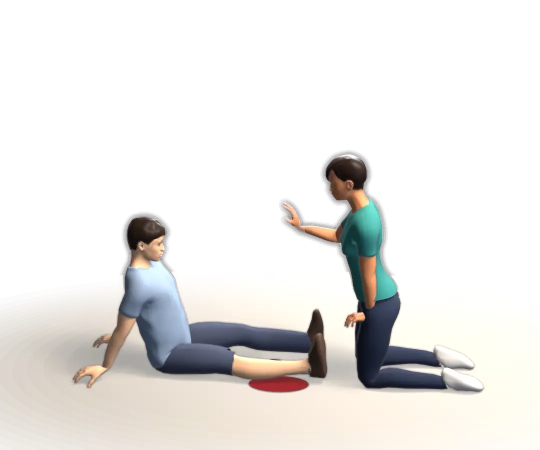
#> input picture Resources/Illustrations/bleeding/bleeding-adult-0.webp, 1080 x 900 px (shown at 1/2 size)
$ python -i pack.py   (imports and definitions only)
#> lines starting #> are read from the running program, lines starting #| are printed output that depends on the picture; after the words box and inside, x2 and y2 are one past the last pixel; in counts of white or black regions, pixels touching at a corner belong together
#> further down, picture is the input picture: PIL image 1080x900 RGBA; mean R, G, B, A 83.2, 81.2, 78, 85.5
"""build/art3d/<scene>/<style>/*.png → Resources/Illustrations/<scene>/<scene>-*.webp, plus the overlay anchor points
measured in the renders (Sources/Illustrations/Art/SceneMarks.swift). Incremental: pictures not rendered this time stay.

  venv/bin/python scripts/art3d/pack.py [style] [quality]
"""

import json
import re
import sys
from pathlib import Path

from PIL import Image, ImageChops, ImageFilter

ROOT = Path(__file__).resolve().parents[2]
STYLE = sys.argv[1] if len(sys.argv) > 1 else "ink"
QUALITY = int(sys.argv[2]) if len(sys.argv) > 2 else 74
SRC = ROOT / "build" / "art3d"
OUT = ROOT / "Resources" / "Illustrations"
SWIFT = ROOT / "Sources" / "Illustrations" / "Art" / "SceneMarks.swift"


def quiet(im):
    """smooth the grain in the fading floor's alpha (it compresses badly); figure edges stay crisp"""
    a = im.getchannel("A")
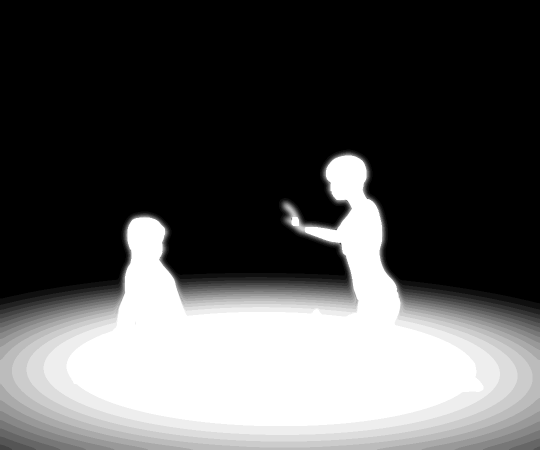
#> a: PIL image 1080x900 L (shown at 1/2 size); min 0, max 255, mean 85.5
    soft = a.filter(ImageFilter.GaussianBlur(5))
    # only where the neighbourhood is floor (no solid figure near): blurred alpha well below opaque
    mask = soft.point(lambda v: 255 if v < 225 else 0).filter(ImageFilter.MinFilter(9))
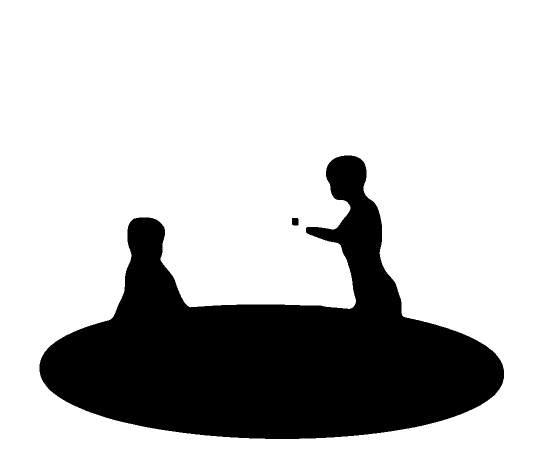
#> mask: PIL image 1080x900 L (shown at 1/2 size); 75.2% white; 2 black regions, box (x1, y1, x2, y2) and area: (79, 311, 1008, 878) 240823, (584, 436, 597, 451) 188
    im.putalpha(ImageChops.composite(soft, a, mask))
    return im


def packed_marks():
    marks = {}
    if SWIFT.exists():
        for key, body in re.findall(r'^\s*"([^"]+)": \[(.*)\],$', SWIFT.read_text(), re.M):
            marks[key] = {k: [float(x), float(y)] for k, x, y in re.findall(r'"(\w+)": CGPoint\(x: ([-\d.]+), y: ([-\d.]+)\)', body)}
    return marks


def main():
    marks, total = packed_marks(), 0
    for scene in sorted(p.parent.name for p in SRC.glob(f"*/{STYLE}")):
        dst_dir = OUT / scene
        dst_dir.mkdir(parents=True, exist_ok=True)
        size = 0
        for png in sorted((SRC / scene / STYLE).glob("*.png")):
            if png.stem.endswith("-close"):
                continue
            key = f"{scene}-{png.stem}"
            dst = dst_dir / f"{key}.webp"
            quiet(Image.open(png).convert("RGBA")).save(dst, "WEBP", quality=QUALITY, method=6, alpha_quality=70)
            size += dst.stat().st_size
            js = png.with_suffix(".json")
            if js.exists():
                marks[key] = json.loads(js.read_text())
        total += size
        print(f"{scene}: {size // 1024} KB")
    print(f"total {total / 1024:.0f} KB")
    lines = ["import CoreGraphics", "",
             "// Generated by scripts/art3d/pack.py — overlay anchor points (viewBox 360 × 300) measured in the scene renders.",
             "enum SceneMarks {", "    static let marks: [String: [String: CGPoint]] = ["]
    for shot, pts in sorted(marks.items()):
        body = ", ".join(f'"{k}": CGPoint(x: {x}, y: {y})' for k, (x, y) in sorted(pts.items()))
        lines.append(f'        "{shot}": [{body}],')
    lines += ["    ]", "", "    /// anchor points of one picture, e.g. at(\"cpr-adult-2\")", "    static func at(_ key: String) -> [String: CGPoint] { marks[key] ?? [:] }", "}", ""]
    SWIFT.write_text("\n".join(lines))


# [2 lines not run here, left out]

>>> from PIL import Image
>>> picture = Image.open('../../Resources/Illustrations/bleeding/bleeding-adult-0.webp')
>>> result = quiet(picture)

$ run again, on Resources/Illustrations/choking/choking-adult-1a.webp
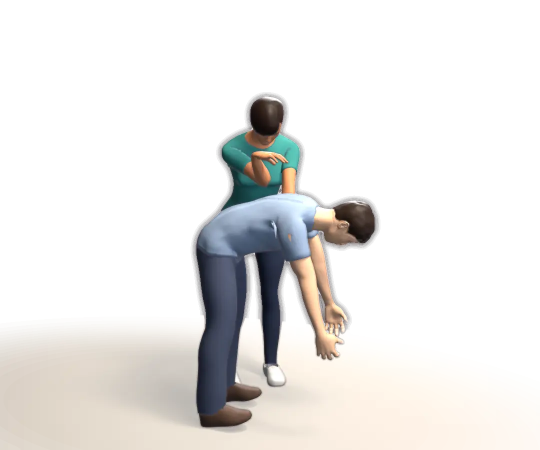
#> input picture Resources/Illustrations/choking/choking-adult-1a.webp, 1080 x 900 px (shown at 1/2 size)
#> picture is the input picture: PIL image 1080x900 RGBA; mean R, G, B, A 70.2, 68.4, 65.9, 75.8
#> in quiet, `soft = a.filter(ImageFilter.GaussianBlur(5))`:
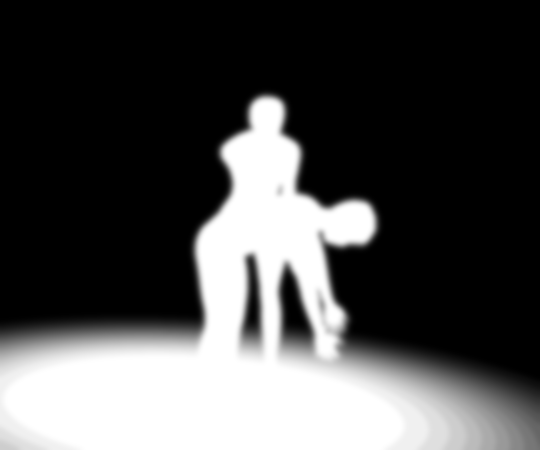
#> soft: PIL image 1080x900 L (shown at 1/2 size); min 0, max 255, mean 75.8
#> in quiet, `mask = soft.point(lambda v: 255 if v < 225 else 0).filter(ImageFilter...`:
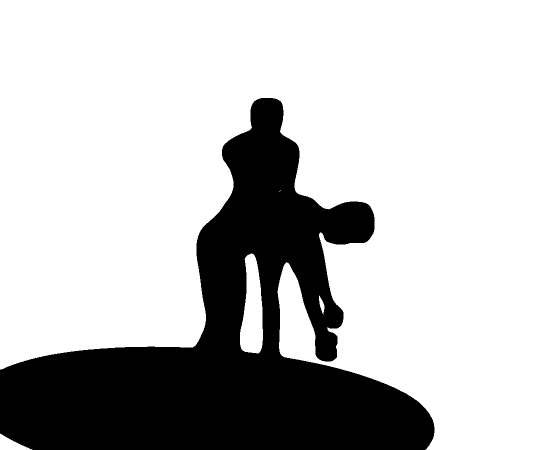
#> mask: PIL image 1080x900 L (shown at 1/2 size); 74.8% white; 1 black region, box (x1, y1, x2, y2) and area: (0, 196, 869, 900) 244629
